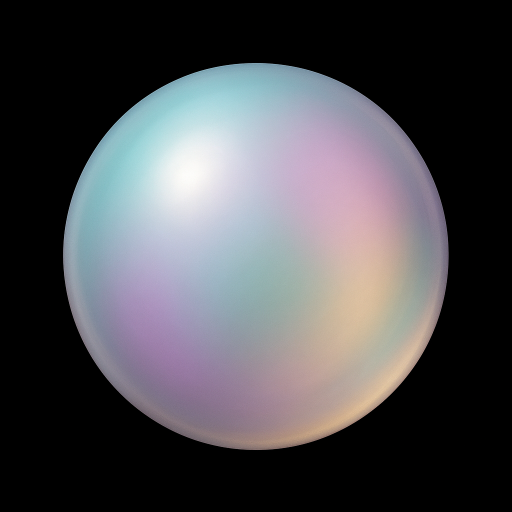
#> input picture tools/brand/src/pearl-orb-1_gpt.png, 1024 x 1024 px (shown at 1/2 size)
$ python -i make-icon.py   (imports and definitions only)
#> lines starting #> are read from the running program, lines starting #| are printed output that depends on the picture; after the words box and inside, x2 and y2 are one past the last pixel; in counts of white or black regions, pixels touching at a corner belong together
#> further down, picture is the input picture: PIL image 1024x1024 RGB; mean R, G, B 76.3, 75.7, 79.8
#!/usr/bin/env python3
"""Brand assets from the generated source pictures: adaptive launcher icon layers and the assistant orb skin.

  python3 tools/brand/make-icon.py [--icon PNG] [--orb PNG] [--review]

Outputs (paths are fixed; see tools/brand/README.md):
  app/res/drawable-nodpi/ic_launcher_foreground.png   432x432, transparent, sphere inside the 66 dp safe circle
  app/res/drawable-nodpi/ic_launcher_monochrome.png   432x432, white alpha ring for themed icons (Android 13+)
  app/res/drawable/ic_launcher_background.xml         linear gradient sampled from the pearl tile
  app/assets/brand/orb.webp                           512x512 circular-alpha skin for OrbView (<= 60 KB)
  build/brand/review.png                              icon masks at 192 and 48 px, orb on dark and light (--review)

Pillow only, deterministic: the same pictures give the same bytes. The sphere is located by a circle fit to the edge
gradient, so a replaced picture needs no hand-measured coordinates.
"""
import argparse
import os

import numpy as np
from PIL import Image, ImageDraw, ImageFilter

ROOT = os.path.dirname(os.path.dirname(os.path.dirname(os.path.abspath(__file__))))
SRC = os.path.join(ROOT, "tools", "brand", "src")
DEFAULT_ICON = os.path.join(SRC, "pearl-icon-1_gemini.png")
DEFAULT_ORB = os.path.join(SRC, "pearl-orb-1_gpt.png")
RES = os.path.join(ROOT, "app", "res")
ASSETS = os.path.join(ROOT, "app", "assets", "brand")
REVIEW = os.path.join(ROOT, "build", "brand")

LAYER = 432            # adaptive icon layer: 108 dp at xxxhdpi
SAFE_DIAMETER = 264    # 66 dp safe circle inside the 108 dp layer
ORB_SIZE = 512
ORB_MAX_BYTES = 60 * 1024
ORB_EDGE_INSET = 2.5   # the source rim darkens to black over its last 3 px; keep it out of the skin
SS = 4                 # supersampling factor for anti-aliased masks


def fit_circle(gray, r_lo, r_hi):
    """Centre and radius of the strongest circular edge: coarse grid, then a finer pass around the best cell."""
#> called with r_lo = 0.15, r_hi = 0.3
    g = np.asarray(gray.filter(ImageFilter.GaussianBlur(2)), dtype=float)
    gy, gx = np.gradient(g)
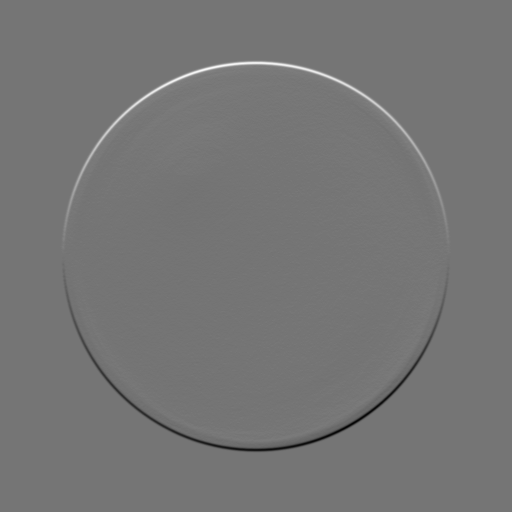
#> gy: shape (1024, 1024) float64 (shown at 1/2 size); min -24.5, max 28.5, mean 0; drawn with min black and max white
    h, w = g.shape
#> h = 1024; w = 1024
    th = np.linspace(0, 2 * np.pi, 720, endpoint=False)
    ct, st = np.cos(th), np.sin(th)

    def score(cx, cy, r):
        x = np.clip(np.round(cx + r * ct).astype(int), 0, w - 1)
        y = np.clip(np.round(cy + r * st).astype(int), 0, h - 1)
        return float(np.abs(gx[y, x] * ct + gy[y, x] * st).mean())

    best = (w / 2, h / 2, (r_lo + r_hi) / 2, -1.0)
#> best = (512, 512, 0.225, -1)
    for cx in range(int(w * 0.42), int(w * 0.58), 6):
        for cy in range(int(h * 0.42), int(h * 0.58), 6):
            for r in range(int(w * r_lo), int(w * r_hi), 4):
                s = score(cx, cy, r)
                if s > best[3]:
                    best = (cx, cy, r, s)
#> after the loop, best = (466, 442, 305, 3.47)
    cx0, cy0, r0, _ = best
#> cx0 = 466; cy0 = 442; r0 = 305
    for cx in range(cx0 - 6, cx0 + 7, 2):
        for cy in range(cy0 - 6, cy0 + 7, 2):
            for r in range(r0 - 4, r0 + 5):
                s = score(cx, cy, r)
                if s > best[3]:
                    best = (cx, cy, r, s)
#> after the loop, best = (460, 448, 307, 3.68)
    return best[0], best[1], best[2]


def disc(size, cx, cy, r):
    """Anti-aliased disc mask on a size x size grid."""
    m = Image.new("L", (size * SS, size * SS), 0)
    ImageDraw.Draw(m).ellipse([(cx - r) * SS, (cy - r) * SS, (cx + r) * SS, (cy + r) * SS], fill=255)
    return m.resize((size, size), Image.LANCZOS)


def square_crop(img, cx, cy, half):
    return img.crop((cx - half, cy - half, cx + half, cy + half))


def sample(img, fx, fy, half=20):
    w, h = img.size
    x, y = int(fx * w), int(fy * h)
    px = np.asarray(img.crop((x - half, y - half, x + half, y + half)), dtype=float)
    return tuple(int(round(v)) for v in px.reshape(-1, 3).mean(0))


def hexrgb(c):
    return "#%02X%02X%02X" % c


def build_icon(src):
    cx, cy, r = fit_circle(src.convert("L"), 0.15, 0.30)
#> cx = 460; cy = 448; r = 307
    half = int(round(r)) + 2
#> half = 309
    crop = square_crop(src, int(round(cx)), int(round(cy)), half)
#> in square_crop, `return img.crop((cx - half, cy - half, cx + half, cy + half))`:
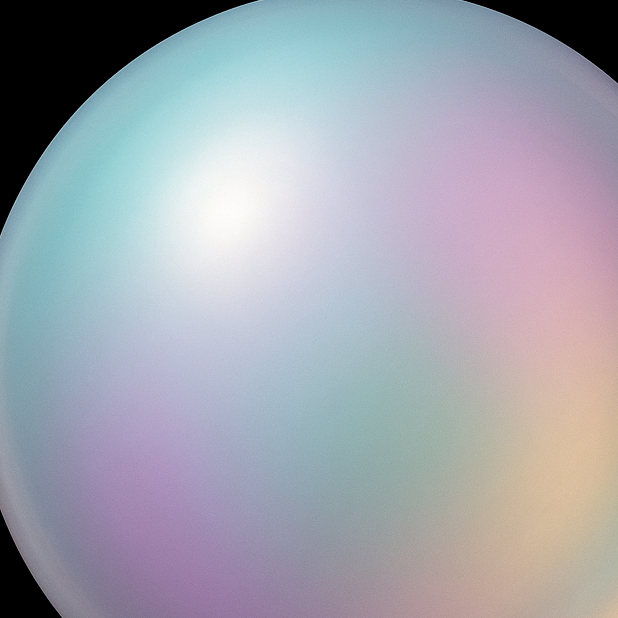
#> returned value: PIL image 618x618 RGB; mean R, G, B 161.6, 164.6, 174.6
    local = half
#> local = 309
    side = 2 * half
#> side = 618
    rr = r
#> rr = 307
    alpha = disc(side, local + (cx - round(cx)), local + (cy - round(cy)), rr)
#> in disc, `m = Image.new("L", (size * SS, size * SS), 0)`: m: PIL image 2472x2472 L; every value is 0
#> in disc, `ImageDraw.Draw(m).ellipse([(cx - r) * SS, (cy - r) * SS, (cx + r) * SS..`:
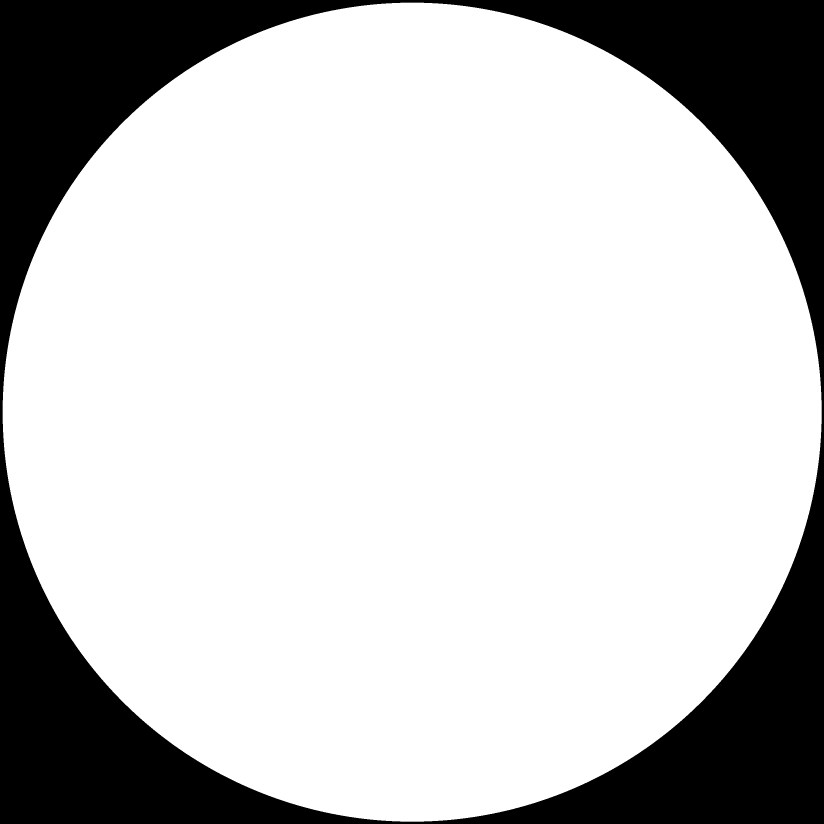
#> m: PIL image 2472x2472 L (shown at 1/3 size); 77.6% white; 1 black region, box (x1, y1, x2, y2) and area: (0, 0, 2472, 2472) 1369863

    scale = SAFE_DIAMETER / (2 * rr)
#> scale = 0.43
    out_side = int(round(side * scale))
#> out_side = 266
    rgb = crop.resize((out_side, out_side), Image.LANCZOS)
    mask = alpha.resize((out_side, out_side), Image.LANCZOS)
    fg = Image.new("RGBA", (LAYER, LAYER), (0, 0, 0, 0))
#> fg: PIL image 432x432 RGBA; every value is 0
    rgb.putalpha(mask)
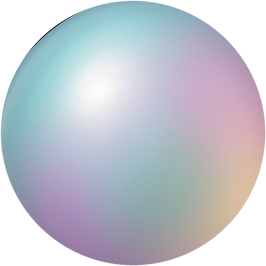
#> rgb: PIL image 266x266 RGBA; mean R, G, B, A 161.6, 164.6, 174.6, 197.8; transparent parts drawn white
    off = (LAYER - out_side) // 2
#> off = 83
    fg.paste(rgb, (off, off), rgb)
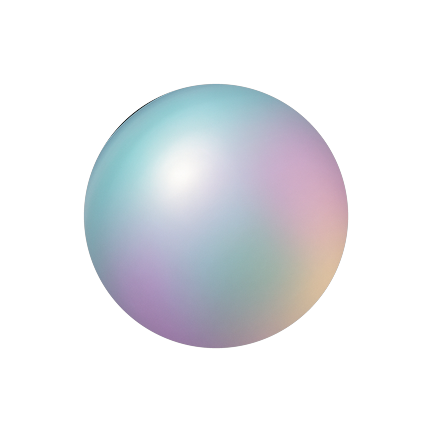
#> fg: PIL image 432x432 RGBA; mean R, G, B, A 52.1, 53.6, 57.1, 74.8; transparent parts drawn white

    mono = Image.new("RGBA", (LAYER, LAYER), (0, 0, 0, 0))
    ring_outer = disc(LAYER, LAYER / 2, LAYER / 2, SAFE_DIAMETER / 2)
#> in disc (call 2), `m = Image.new("L", (size * SS, size * SS), 0)`: m: PIL image 1728x1728 L; every value is 0
#> in disc (call 2), `ImageDraw.Draw(m).ellipse([(cx - r) * SS, (cy - r) * SS, (cx + r) * SS..`: m: PIL image 1728x1728 L; 29.4% white; 1 white region, box (x1, y1, x2, y2) and area: (336, 336, 1393, 1393) 877341
    ring_inner = disc(LAYER, LAYER / 2, LAYER / 2, SAFE_DIAMETER / 2 * 0.93)
#> in disc (call 3), `ImageDraw.Draw(m).ellipse([(cx - r) * SS, (cy - r) * SS, (cx + r) * SS..`: m: PIL image 1728x1728 L; 25.5% white; 1 white region, box (x1, y1, x2, y2) and area: (372, 372, 1356, 1356) 760336
    ring = Image.fromarray(np.clip(np.asarray(ring_outer, dtype=int) - np.asarray(ring_inner, dtype=int), 0, 255).astype(np.uint8))
    dot_r = SAFE_DIAMETER / 2 * 0.2
    dot_c = LAYER / 2 - SAFE_DIAMETER / 2 * 0.42
    dot = disc(LAYER, dot_c, dot_c, dot_r)
#> in disc (call 4), `ImageDraw.Draw(m).ellipse([(cx - r) * SS, (cy - r) * SS, (cx + r) * SS..`: m: PIL image 1728x1728 L; 1.2% white; 1 white region, box (x1, y1, x2, y2) and area: (536, 536, 748, 748) 35268
    combined = np.maximum(np.asarray(ring, dtype=int), np.asarray(dot, dtype=int)).astype(np.uint8)
    mono.putalpha(Image.fromarray(combined))
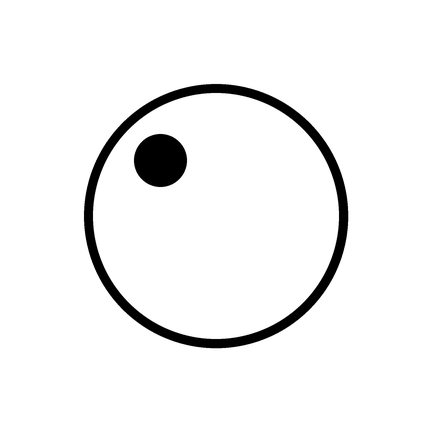
#> mono: PIL image 432x432 RGBA; mean R, G, B, A 0, 0, 0, 13; transparent parts drawn white
    white = Image.new("RGBA", (LAYER, LAYER), (255, 255, 255, 0))
    white.putalpha(mono.getchannel("A"))

    bg_start = sample(src, 0.20, 0.20)
#> bg_start = (0, 0, 0)
    bg_mid = sample(src, 0.50, 0.12)
#> bg_mid = (50, 64, 70)
    bg_end = sample(src, 0.80, 0.80)
#> call 3 of sample, with fx = 0.8, fy = 0.8, half = 20
#> in sample (call 3), `px = np.asarray(img.crop((x - half, y - half, x + half, y + half)), dt..`:
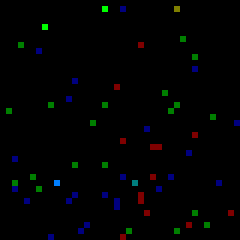
#> px: shape (40, 40, 3) float64 (shown 6 times larger); mean R, G, B 0.00875, 0.0169, 0.0163; drawn with min black and max white
#> bg_end = (0, 0, 0)
    return fg, white, (bg_start, bg_mid, bg_end), (cx, cy, r)


# [105 lines left out: functions background_xml, build_orb, encode_orb, mask_for, write_review, main, not called in this run]


# [2 lines not run here, left out]

>>> from PIL import Image
>>> picture = Image.open('src/pearl-orb-1_gpt.png')
>>> result = build_icon(picture)
